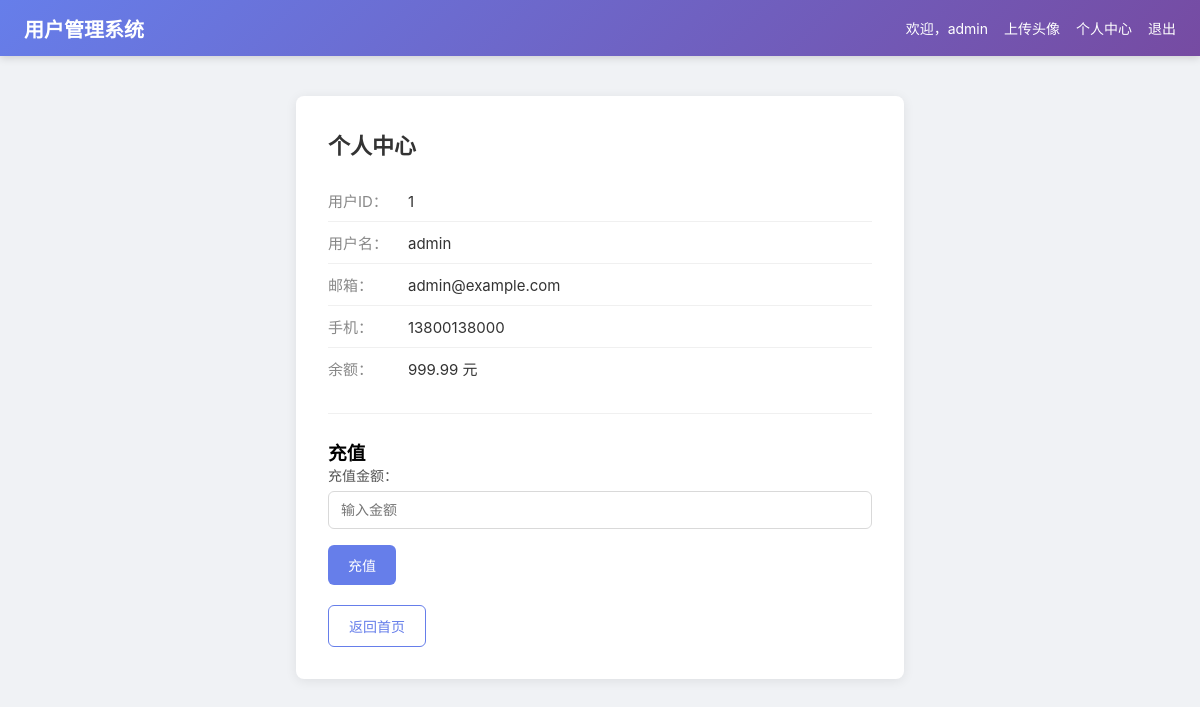
The page /profile (signed in) on the database as committed earlier.
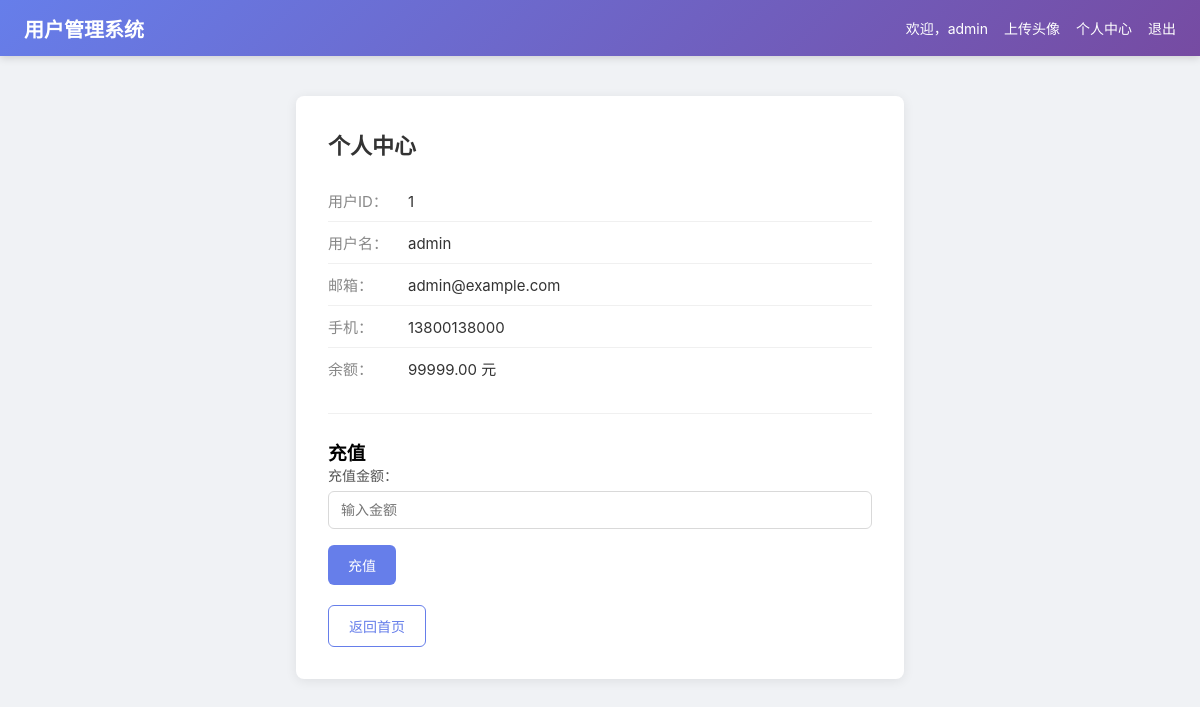
The same page on the database as committed later.
### tables this page shows
CREATE TABLE users (
    id INTEGER PRIMARY KEY AUTOINCREMENT,
    username TEXT UNIQUE NOT NULL,
    password TEXT NOT NULL,
    email TEXT,
    phone TEXT,
    balance INTEGER DEFAULT 0
);

### app.py (the view)
@app.route("/profile")
@login_required()
def profile():
    current_user = get_user_info(session.get("username"))
    if not current_user:
        return redirect(url_for("login"))
    user_id = request.args.get("user_id", "")
    if user_id and str(user_id) != str(current_user["id"]):
        flash("无权查看其他用户的资料")
        return redirect(url_for("profile", user_id=current_user["id"]))
    return render_template("profile.html", profile_user=current_user, user_id=user_id)

### app.py (called while the page is built)
def generate_csrf_token():
    if "_csrf_token" not in session:
        session["_csrf_token"] = secrets.token_hex(32)
    return session["_csrf_token"]

@app.context_processor
def inject_globals():
    ctx = {
        "HAS_CAPTCHA": True,
        "csrf_token": generate_csrf_token(),
    }
    username = session.get("username")
    if username:
        user = get_user_info(username)
        if user:
            ctx["current_user"] = user
    return ctx

@contextmanager
def get_db():
    conn = sqlite3.connect(DATABASE_PATH)
    try:
        conn.row_factory = sqlite3.Row
        yield conn
    finally:
        conn.close()

def login_required(roles=None):
    def decorator(f):
        @wraps(f)
        def decorated_function(*args, **kwargs):
            username = session.get("username")
            if not username:
                return redirect(url_for("login"))
            if roles:
                user_info = get_user_info(username)
                if user_info and user_info.get("role", "user") not in roles:
                    abort(403)
            return f(*args, **kwargs)
        return decorated_function
    return decorator

### templates/profile.html (shortened to what this page needs)
{% extends "base.html" %}
{% block content %}
<div class="card">
    <h2>个人中心</h2>
    {% if profile_user %}
        <ul class="user-info">
            <li><span class="label">用户ID：</span>{{ profile_user['id'] }}</li>
            <li><span class="label">用户名：</span>{{ profile_user['username'] }}</li>
            <li><span class="label">邮箱：</span>{{ profile_user['email'] }}</li>
            <li><span class="label">手机：</span>{{ profile_user['phone'] }}</li>
            <li><span class="label">余额：</span>{{ "%.2f"|format(profile_user['balance'] / 100.0) }} 元</li>
        </ul>
        <hr class="divider">
        <h3>充值</h3>
        <form method="post" action="/recharge" class="recharge-form">
            <div class="form-group">
                <label for="amount">充值金额：</label>
                <input type="number" id="amount" name="amount" step="0.01" min="0" placeholder="输入金额" required>
            </div>
            <button type="submit" class="btn btn-primary">充值</button>
        </form>
        <div class="action-buttons" style="margin-top:20px;">
            <a href="/" class="btn btn-outline">返回首页</a>
        </div>
    {% else %}
        <p class="no-results">未找到该用户资料</p>
        <a href="/" class="btn btn-outline">返回首页</a>
    {% endif %}
</div>
{% endblock %}

### templates/base.html (shortened to what this page needs)
<!DOCTYPE html>
<html lang="zh-CN">
<head>
    <link rel="stylesheet" href="/static/css/style.css">
</head>
<body>
    <nav class="navbar">
        <div class="navbar-brand">用户管理系统</div>
        <div class="navbar-menu">
            {% if session.get('username') %}
                <span class="navbar-item">欢迎，{{ session['username'] }}</span>
                <a class="navbar-item" href="/upload">上传头像</a>
                <a class="navbar-item" href="/profile?user_id={{ current_user['id'] }}">个人中心</a>
                <a class="navbar-item" href="/logout">退出</a>
            {% else %}
                <a class="navbar-item" href="/login">登录</a>
                <a class="navbar-item" href="/register">注册</a>
            {% endif %}
        </div>
    </nav>
    <main class="container">
        {% block content %}{% endblock %}
    </main>
</body>
</html>

Rows that differ between the two databases and show on the page:
changed users "admin": profile_user['balance']/100.0 "999.99" → "99999.00"
